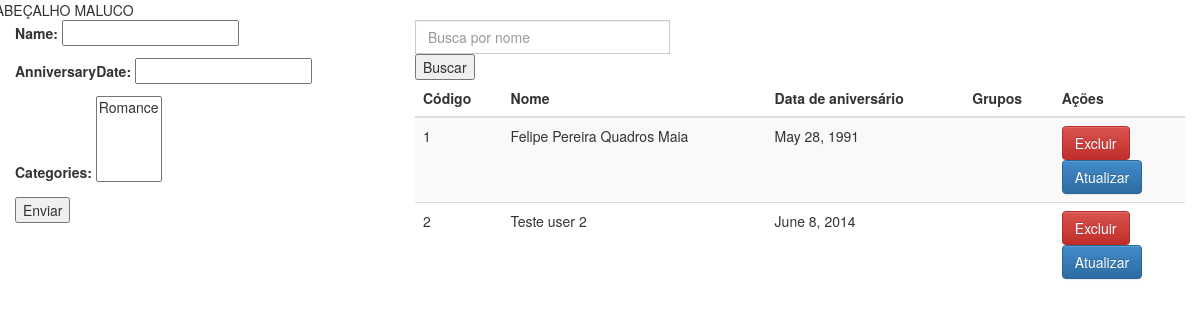
/, run on an earlier commit of the app's database.
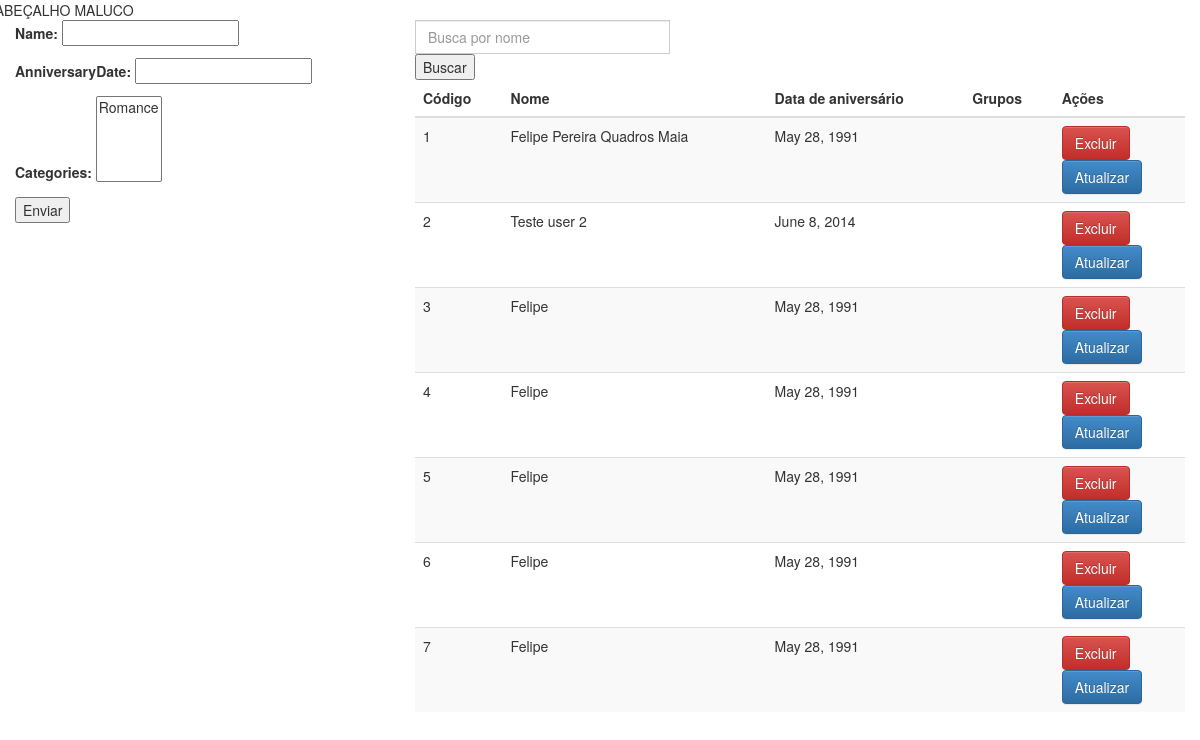
And on a later commit of the database.
### users/models.py (models this page shows, shortened)
class User(models.Model):
	name = models.CharField(max_length=200)
	anniversaryDate = models.DateField('anniversaryDate')
	categories = models.ManyToManyField(Category)

### users/views.py (the view, shortened to what this page needs)
# urls.py: url(r'^$', views.index, name='index'),
def index(request):
	formReturn = UserForm()
	return render(request, 'users.html',{
		'form' : formReturn,
		'listUser' : User.objects.all()
	})

### users/forms.py
class UserForm(ModelForm):
	class Meta:
		model = User
		fields = '__all__'

### users/models.py (called while the page is built)
	def __str__(self):
		return self.name

### users/templates/users.html (shortened to what this page needs)
{% extends "base.html" %}
{% block content %}
	<div class="col-md-4">
		<form action="/usuarios/cadastro/" method="POST">
			{{ form.as_p }}
			<input type="submit" value="Enviar" />
		</form>
	</div>
	<div class="col-md-8">
		<div class="input-group">
		  <form action="/usuarios/busca/" method="POST">
				<input type="text" class="form-control" name="nome" id="search-user" placeholder="Busca por nome">
				<button type="submit"> Buscar </button>
			</form>
		</div>
		<table class="table table-striped">
		<thead>
			<tr>
				<th> Código </th>
				<th> Nome </th>
				<th> Data de aniversário </th>
				<th> Grupos </th>
				<th> Ações </th>
			</tr>
		</thead>
		<tbody>
			{% for o in listUser %}
				<tr>
					<td> {{ o.id }} </td>
					<td>{{ o.name }} </td>
					<td>{{ o.anniversaryDate }}      </td>
					<td>
					</td>
					<td>
						<form action="/usuarios/delete/{{ o.id }}/" method="POST">
							<button type="submit" class="btn btn-danger"> Excluir </button>
						</form>
						<form action="/usuarios/update/{{ o.id }}/" method="POST">
							<button type="submit" class="btn btn-primary"> Atualizar </button>
						</form>
					 </td>
				</tr>
			{% endfor %}
		</tbody>
		</table>
	</div>
{% endblock %}

What changed in the data, as far as the page shows it:
added User: id "3", name "Felipe", anniversaryDate "May 28, 1991"
added User: id "4", name "Felipe", anniversaryDate "May 28, 1991"
added User: id "5", name "Felipe", anniversaryDate "May 28, 1991"
added User: id "6", name "Felipe", anniversaryDate "May 28, 1991"
added User: id "7", name "Felipe", anniversaryDate "May 28, 1991"
